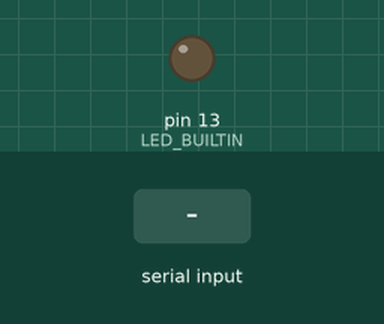
This sketch was run on a simulated Arduino Uno, built with avr-gcc and run on an emulated ATmega328P. Parts: output pins drawn as LEDs (lit = HIGH). The test bench sets the inputs (shaded band).

Above: at 1.2 s.
1.3 s: "ON\n" received over Serial
At 1.7 s:
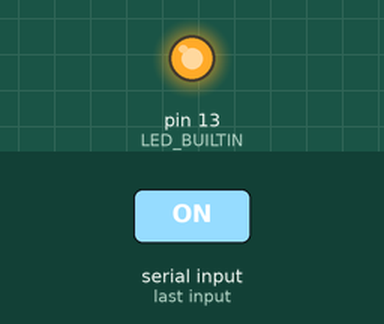
2.8 s: "OFF\n" received over Serial
At 4.1 s:
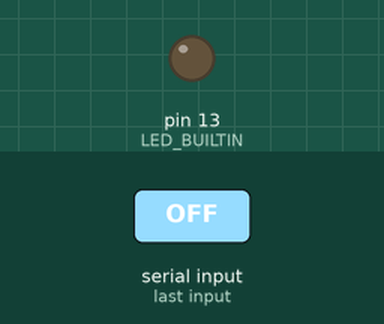
Timing chart, 0 to 5.8 s (numbered marks = the images above; inputs shaded):
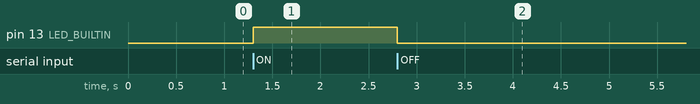

The sketch:

serial-demo.ino
```cpp
void setup()
{
    // initiate serial communication at baudrate of 115200
    Serial.begin(115200);
    // set the internal led pin to output mode
    pinMode(LED_BUILTIN, OUTPUT);
}

void loop()
{
    // listen for available data, if available parse, otherwise keep looping
    if (Serial.available())
    {
        // read till you encounter a new line
        String data = Serial.readStringUntil('\n');
        if (data == "ON")
        {
            digitalWrite(LED_BUILTIN, HIGH); // turn on LED
        }
        else if (data == "OFF")
        {
            digitalWrite(LED_BUILTIN, LOW); // turn off LED
        }
    }
}
```

Measured:
- after the input at 1.3 s, pin 13 (LED_BUILTIN): LOW → HIGH at once
- after the input at 2.8 s, pin 13 (LED_BUILTIN): HIGH → LOW at once
